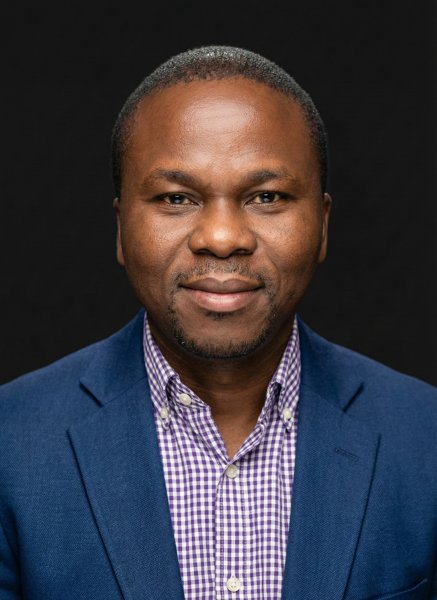
#> input picture assets/ulrich-djidonou-portrait.png, 437 x 600 px
$ python redimensionner_portrait.py
#> lines starting #> are read from the running program, lines starting #| are printed output that depends on the picture
"""Produit les versions WebP du portrait a partir de assets/ulrich-djidonou-portrait.png.

A relancer seulement si le PNG source change. Pillow n'est pas dans
pipeline/requirements.txt : la CI n'en a pas besoin. En local :
    pip install pillow
    python -m pipeline.redimensionner_portrait

Largeurs produites (la hauteur suit les proportions du PNG) :
    68  : vignette de l'en-tete, affichee en 34 px (double densite)
    136 : photo de la page contact, affichee en 64 px (double densite)
    272 : portrait de l'accueil, affiche en 220 px au plus (simple densite)
    437 : portrait de l'accueil en double densite. C'est la largeur du PNG
          source : l'agrandir a 544 px n'ajouterait aucun detail.
Le PNG reste en place pour le JSON-LD et les liens externes.
"""

import sys
from pathlib import Path

RACINE = Path(__file__).parent.parent
SOURCE = RACINE / "assets" / "ulrich-djidonou-portrait.png"
LARGEURS = (68, 136, 272, 437)
QUALITE = 80


def produire(source=SOURCE, largeurs=LARGEURS, qualite=QUALITE):
#> called with largeurs = (68, 136, 272, 437), qualite = 80
    from PIL import Image

    sorties = []
    with Image.open(source) as image:
#> image is the input picture: PIL image 437x600 RGB; mean R, G, B 60.3, 57.9, 66.7
        image = image.convert("RGB")
        for largeur in largeurs:
            if largeur > image.width:
                raise ValueError(f"{largeur} px depasse la largeur du source ({image.width} px)")
            hauteur = round(image.height * largeur / image.width)
            cible = source.parent / f"portrait-{largeur}.webp"
            image.resize((largeur, hauteur), Image.LANCZOS).save(
                cible, "WEBP", quality=qualite, method=6
            )
            sorties.append((cible, largeur, hauteur, cible.stat().st_size))
#> this loop made 4 passes
#> pass 1, in produire, `image.resize((largeur, hauteur), Image.LANCZOS).save( cible, "WEBP", q..`:
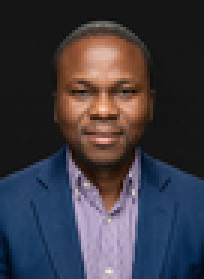
#> saved as portrait-68.webp: PIL image 68x93 RGB (shown 3 times larger); mean R, G, B 60.3, 58, 66.7
#> pass 2, in produire, `image.resize((largeur, hauteur), Image.LANCZOS).save( cible, "WEBP", q..`:
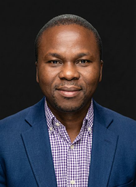
#> saved as portrait-136.webp: PIL image 136x187 RGB; mean R, G, B 60.3, 58, 66.7
#> after the loop, sorties = 4 items
    return sorties


def main():
    if hasattr(sys.stdout, "reconfigure"):
        sys.stdout.reconfigure(encoding="utf-8")
    for cible, largeur, hauteur, octets in produire():
        print(f"{cible.name} : {largeur} x {hauteur}, {octets} octets")
    return 0


if __name__ == "__main__":
    sys.exit(main())
#> (the program exits here)
